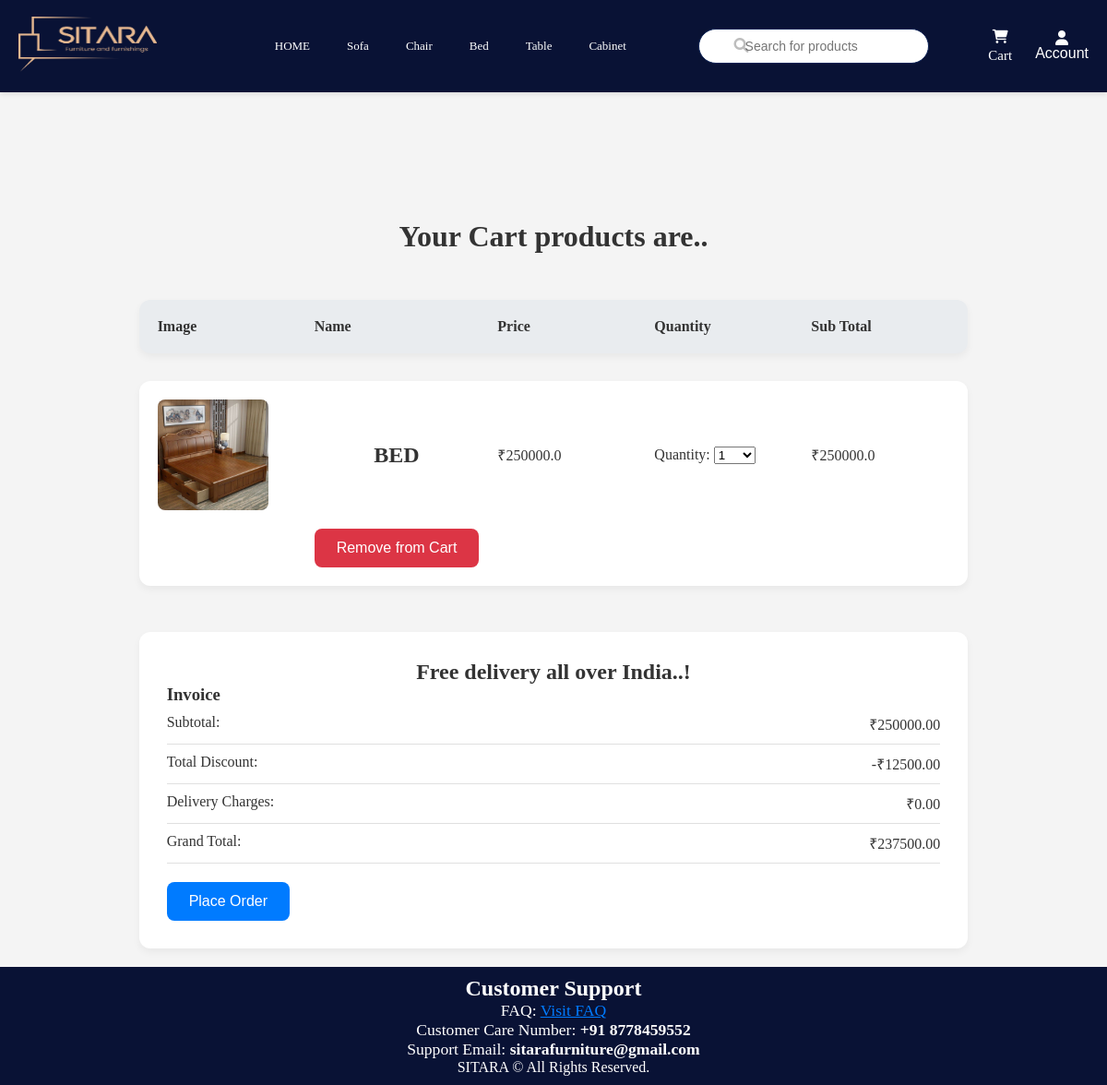
The app's page /cart (signed in) with its own data.
### app/models.py (models this page shows, shortened)
class Cart(db.Model):
    __tablename__ = "cart"
    id = db.Column(db.Integer, primary_key=True)
    user_id = db.Column(db.Integer, db.ForeignKey("user.id"), nullable=False)
    product_id = db.Column(db.Integer, db.ForeignKey("product.id", ondelete="CASCADE"), nullable=False)  # Cascade delete
    total_price = db.Column(db.Float, nullable=False)
    quantity = db.Column(db.Integer, nullable=False)
    product = db.relationship("Product", backref=db.backref("cart_items", passive_deletes=True))

class ProductImage(db.Model):
    id = db.Column(db.Integer, primary_key=True)
    image_url = db.Column(db.String(255), nullable=False)
    product_id = db.Column(db.Integer, db.ForeignKey("product.id"), nullable=False)

class Product(db.Model):
    __tablename__ = "product"
    id = db.Column(db.Integer, primary_key=True)
    name = db.Column(db.String(100), nullable=False)
    price = db.Column(db.Float, nullable=False)
    description = db.Column(db.String(255), nullable=False)
    category = db.Column(db.String(100), nullable=False)
    quantity = db.Column(db.Integer, nullable=False)
    manufacturer = db.Column(db.String(100), nullable=True)
    country_of_origin = db.Column(db.String(50), nullable=True)
    avg_rating = db.Column(db.Float, nullable=True)
    discount = db.Column(db.Float, default=0.0, nullable=True)
    colour = db.Column(db.String(20), nullable=True)
    images = db.relationship("ProductImage", backref="product", lazy=True)
    sketchfab_url = db.Column(db.String(512))
    model_file = db.Column(db.String(255))
    ratings = relationship("Rating", back_populates="product")

### app/views.py (the view)
@main.route('/cart')
@login_required
def cart():
    cart_items = (Cart.query
                  .filter_by(user_id=current_user.id)
                  .options(joinedload(Cart.product).joinedload(Product.images)) # Eager load related objects
                  .all())
    valid_cart_items = [item for item in cart_items if item.product]
    product_stock = {}
    for item in valid_cart_items:
        if item.product:
            product_stock[item.product.id] = item.product.quantity
    return render_template('cart.html', cart_items=valid_cart_items, product_stock=product_stock)

### app/views.py (called while the page is built)
@main.context_processor
def inject_wishlist():
    if current_user.is_authenticated:
        wishlist_ids = [item.product_id for item in Wishlist.query.filter_by(user_id=current_user.id).all()]
    else:
        wishlist_ids = []
    return dict(wishlist=wishlist_ids)

### app/templates/cart.html (shortened to what this page needs)
<!DOCTYPE html>
<html lang="en">
<head>
    <link rel="stylesheet" href="{{ url_for('static', filename='cart.css') }}">
</head>
<body>
{% extends "home.html" %}
{% block content %}
<main>
    {% if not cart_items %}
        <h2 style="text-align: center; font-family: Cambria, Cochin, Georgia, Times, 'Times New Roman', serif;margin-bottom: 20px;">
            Your Cart is Empty......Add items from our New Collections
        </h2>
        <a href="/">
            <button style="display: inline-block; padding: 10px 20px; background-color: #4285F4; color: white; text-decoration: none; border: none; border-radius: 5px; cursor: pointer; font-family: sans-serif; transition: background-color 0.3s ease, margin 0.3s ease; margin-left: 20px; :hover {background-color: #2962FF; margin-top: 15px; margin-bottom: 25px; box-shadow: 0px 2px 5px rgba(0, 0, 0, 0.2);}"  >Back to Home</button>
        </a>
    {% else %}
    <div class="cart-page">
        <h1 style="text-align: center; font-family: Cambria, Cochin, Georgia, Times, 'Times New Roman', serif; margin-bottom: 20px;">Your Cart products are..</h1>
        <div class="product-header">
            <div>Image</div>
            <div>Name</div>
            <div>Price</div>
            <div>Quantity</div>
            <div>Sub Total</div>
        </div>
        <div class="products">
            {% for item in cart_items %}
            <div class="product">
                {% if item.product.images %}
                {% if item.product.images|length > 0 %}
                    <img src="{{ url_for('static', filename=item.product.images[0].image_url) }}" alt="{{ item.product.name }}" class="product-image" data-product-id="{{ item.product.id }}">
                {% else %}
                    <img src="{{ url_for('static', filename='default_image.jpg') }}" alt="{{ item.product.name }}" class="product-image" data-product-id="{{ item.product.id }}">
                {% endif %}
            {% else %}
                <img src="{{ url_for('static', filename='default_image.jpg') }}" alt="{{ item.product.name }}" class="product-image" data-product-id="{{ item.product.id }}">
            {% endif %}
                <h2>{{ item.product.name }}</h2>
                <p>₹<span class="product-price">{{ item.product.price }}</span></p>
                <div>
                    <label for="quantity-{{ item.id }}">Quantity:</label>
                    <select id="quantity-{{ item.id }}" class="quantity-dropdown" data-price="{{ item.product.price }}" discount1="{{item.product.discount}}" data-cart-item-id="{{ item.id }}" data-stock="{{ product_stock[item.product.id] }}">
                        {% for i in range(1, product_stock[item.product.id] + 1) %}
                            <option value="{{ i }}" {% if i == item.quantity %}selected{% endif %}>{{ i }}</option>
                        {% endfor %}
                    </select>
                </div>
                <p>₹<span class="subtotal">{{ item.total_price }}</span></p>
                <div class="bbuttons">
                    <form action="/remove_from_cart" method="POST" style="display: inline;">
                        <button type="submit" class="remove-btn">Remove from Cart</button>
                    </form>
                </div>
            </div>
            {% endfor %}
        </div>
        <div class="cart-summary" style="margin-top: 20px;">
            <h2>Free delivery all over India..!</h2>
            <div class="invoice">
                <h3>Invoice</h3>
                <div class="invoice-details">
                    <span>Subtotal:</span>
                    <span>₹<span id="invoice-subtotal">0</span></span>
                </div>
                 <div class="invoice-details">
                    <span>Total Discount:</span>
                    <span>-₹<span id="d-message">0</span></span>
                </div>
                <div class="invoice-details">
                    <span>Delivery Charges:</span>
                    <span>₹<span id="invoice-tax">0</span></span>
                </div>
                <div class="invoice-details">
                    <span>Grand Total:</span>
                    <span>₹<span id="invoice-grand-total">0</span></span>
                </div>
                <a href="{{ url_for('main.checkout') }}" id = "buythis">
                    <button class="buy-button"> Place Order</button>
                </a>
            </div>
        </div>
    </div>
    {% endif %}
</main>
{% endblock %}

### app/static/home.css (style rules this page uses)
* { margin: 0; padding-top: 0; box-sizing: border-box; }
body { margin: 0; padding: 0; background-color: #f4f4f4; color: #333; */ }
main { min-height: 90vh; padding: 20px; margin-top: 100px; display: flex; justify-content: center; }
main { min-height: 90vh; padding: 10px; }

### app/templates/cart.html (style rules this page uses)
.cart-page { display: flex; flex-direction: column; gap: 30px; }
.product-header, .product { display: grid; grid-template-columns: 150px 1fr 150px 150px 150px; gap: 20px; align-items: center; background-color: #fff; border-radius: 12px; padding: 20px; box-shadow: 0 4px 8px rgba(0, 0, 0, 0.05); }
.product-header { font-weight: bold; background-color: #e9ecef; border-radius: 12px; }
.product img { width: 120px; height: 120px; border-radius: 8px; object-fit: cover; }
button, .buy-button, .remove-btn { background-color: #007bff; color: #fff; border: none; padding: 12px 24px; font-size: 16px; cursor: pointer; border-radius: 8px; transition: background-color 0.3s; }
.remove-btn { background-color: #dc3545; }
.cart-summary { background-color: #fff; padding: 30px; border-radius: 12px; box-shadow: 0 4px 8px rgba(0, 0, 0, 0.05); }
.invoice-details { display: flex; justify-content: space-between; padding: 10px 0; border-bottom: 1px solid #e0e0e0; }
button, .buy-button, .remove-btn { transform: scale(1); transition: transform 0.2s; }
#buythis { display: inline-block; margin-top: 20px; text-decoration: none; color: white; }
h2 { text-align: center; }

### records on screen
Cart: image_url (picture), product.name "BED", product.price "250000.0", quantity+id "1", total_price "250000.0"
